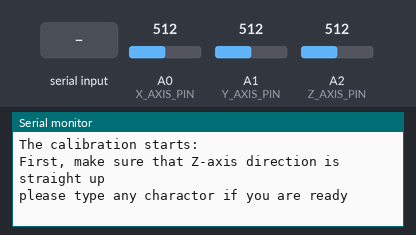
Simulated run of this sketch. Board: Arduino Uno, built with avr-gcc and run on an emulated ATmega328P. Parts: the last lines printed to the serial monitor. The test bench sets the inputs (shaded band); at power-on: A0 (X_AXIS_PIN) = 512, A1 (Y_AXIS_PIN) = 512, A2 (Z_AXIS_PIN) = 512.

Above: at 0.8 s.
0.9 s: "1" received over Serial
At 1.8 s:
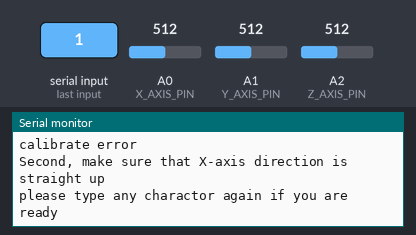
2.5 s: "0" received over Serial
At 3.4 s:
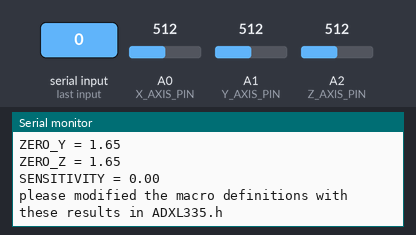

The sketch:

Calibration.ino
```cpp
/*****************************************************************************/
//	Function:	 To calibrate the parameters and it will recommend parameter
//				setting and print to the serial monitor.So the values of the
//				macro definitions in the ADXL335.h should be modified.
//  Hardware:    Grove - 3-Axis Analog Accelerometer
//	Arduino IDE: Arduino-1.0
//	Author:	 Frankie.Chu
//	Date: 	 Jan 11,2013
//	Version: v1.0
//	by www.seeedstudio.com
//
//  This library is free software; you can redistribute it and/or
//  modify it under the terms of the GNU Lesser General Public
//  License as published by the Free Software Foundation; either
//  version 2.1 of the License, or (at your option) any later version.
//
//  This library is distributed in the hope that it will be useful,
//  but WITHOUT ANY WARRANTY; without even the implied warranty of
//  MERCHANTABILITY or FITNESS FOR A PARTICULAR PURPOSE.  See the GNU
//  Lesser General Public License for more details.
//
//  You should have received a copy of the GNU Lesser General Public
//  License along with this library; if not, write to the Free Software
//  Foundation, Inc., 51 Franklin St, Fifth Floor, Boston, MA  02110-1301  USA
//
/*******************************************************************************/

#include "ADXL335.h"
int zero_x;
int zero_y;
int zero_z;
int max_x,max_y,max_z;//when 1g
float sensitivity;
ADXL335 accelerometer;
void setup()
{
	Serial.begin(9600);
	accelerometer.begin();
	int x,y,z;
	for(int i = 0;i < 20;i ++)accelerometer.getXYZ(&x,&y,&z);
	Serial.println("The calibration starts: ");
	Serial.println("First, make sure that Z-axis direction is straight up");
	Serial.println("please type any charactor if you are ready");
	while(Serial.available() == 0);
	delay(100);
	while(Serial.available() > 0)Serial.read();
	calibrate(&x,&y,&z);
	zero_x = x;
	zero_y = y;
	max_z = z;
	Serial.println("Second, make sure that X-axis direction is straight up");
	Serial.println("please type any charactor again if you are ready");
	while(Serial.available() == 0);
	delay(100);
	while(Serial.available() > 0)Serial.read();
	calibrate(&x,&y,&z);
	zero_z = z;
	float zero_xv,zero_yv,zero_zv;
	zero_xv = (float)zero_x*ADC_REF/ADC_AMPLITUDE;
	zero_yv = (float)zero_y*ADC_REF/ADC_AMPLITUDE;
	zero_zv = (float)zero_z*ADC_REF/ADC_AMPLITUDE;
	sensitivity =(float)(max_z - zero_z)*ADC_REF/ADC_AMPLITUDE;
	Serial.print("ZERO_X = ");
	Serial.println(zero_xv);
	Serial.print("ZERO_Y = ");
	Serial.println(zero_yv);
	Serial.print("ZERO_Z = ");
	Serial.println(zero_zv);
	Serial.print("SENSITIVITY = ");
	Serial.println(sensitivity,2);
	Serial.println("please modified the macro definitions with these results in ADXL335.h");
}
void loop()
{

}
void calibrate(int* _x,int* _y,int* _z)
{
	int x,y,z;
	int sum_x,sum_y,sum_z;
	accelerometer.getXYZ(&x,&y,&z);
	float ax,ay,az;
	accelerometer.getAcceleration(&ax,&ay,&az);
	if((abs(ax) < 0.06)&&(abs(ay) < 0.06))
	{

		*_x = x;
		*_y = y;
		*_z = z;
	}
	else if((abs(ax) < 0.06)&&(abs(az) < 0.06))
	{
		*_x = x;
		*_y = y;
		*_z = z;
	}
	else if((abs(az) < 0.06)&&(abs(ay) < 0.06))
	{
		*_x = x;
		*_y = y;
		*_z = z;
	}
	else Serial.println("calibrate error");
}
```

ADXL335.cpp
```cpp
// (licence header left out)
#include <Arduino.h>
#include "ADXL335.h"

void ADXL335::pinsInit()
{
    pinMode(X_AXIS_PIN, INPUT);
    pinMode(Y_AXIS_PIN, INPUT);
    pinMode(Z_AXIS_PIN, INPUT);
}
void ADXL335::begin()
{
    pinsInit();
    scale = (float)SENSITIVITY*ADC_AMPLITUDE/ADC_REF;
}
void ADXL335::getXYZ(int *x,int *y,int *z)
{
    *x = analogRead(X_AXIS_PIN);
    *y= analogRead(Y_AXIS_PIN);
    *z = analogRead(Z_AXIS_PIN);
}
void ADXL335::getAcceleration(float *ax,float *ay,float *az)
{
    int x,y,z;
    float xvoltage,yvoltage,zvoltage;
    getXYZ(&x,&y,&z);
    xvoltage = (float)x*ADC_REF/ADC_AMPLITUDE;
    yvoltage = (float)y*ADC_REF/ADC_AMPLITUDE;
    zvoltage = (float)z*ADC_REF/ADC_AMPLITUDE;
    Serial.println("voltage:");
    Serial.println(xvoltage);
    Serial.println(yvoltage);
    Serial.println(zvoltage);
    *ax = (xvoltage - ZERO_X)/SENSITIVITY;
    *ay = (yvoltage - ZERO_Y)/SENSITIVITY;
    *az = (zvoltage - ZERO_Z)/SENSITIVITY;

}
```

ADXL335.h
```cpp
// (licence header left out)
#ifndef __ADXL335_H__
#define __ADXL335_H__

#include <Arduino.h>
/*macro definitions of Analog read pins*/
#define X_AXIS_PIN A0
#define Y_AXIS_PIN A1
#define Z_AXIS_PIN A2

#define ADC_AMPLITUDE 1024//amplitude of the 10bit-ADC of Arduino is 1024LSB
#define ADC_REF 3.3   //ADC reference is 5v
#define ZERO_X  1.22 //accleration of X-AXIS is 0g, the voltage of X-AXIS is 1.22v
#define ZERO_Y  1.22 //
#define ZERO_Z  1.25 //
#define SENSITIVITY 0.25//sensitivity of X/Y/Z axis is 0.25v/g

class ADXL335
{
private:
    void pinsInit();
    float scale;
public:
    void begin();
    void getXYZ(int *x,int *y,int *z);
    void getAcceleration(float *ax,float *ay,float *az);
};

#endif
```

Measured:
- after the input at 0.9 s, the serial monitor: prints a new line after 0.10 s (image 1)
- after the input at 2.5 s, the serial monitor: prints a new line after 0.15 s (image 2)
